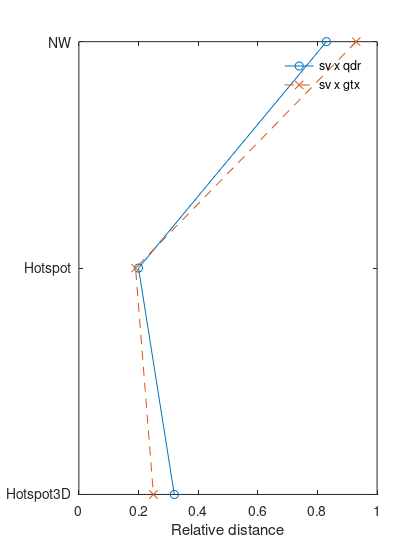

MATLAB code to generate this figure:
x = 0:2;
labels = [
	"NW"
	"Hotspot"
	"Hotspot3D"

];
svqdr_sv = [
	0.83
	0.20
	0.32

];
svqdr_qdr = [
	0.17
	0.80
	0.68

];
svgtx_sv = [
	0.93
	0.19
	0.25

];
svgtx_gtx = [
	0.07
	0.81
	0.75

];

plot(x, svqdr_sv, "-o", x, svgtx_sv, "--x")
axis([0 2 0 1])
view([90 90])
legend("sv x qdr", "sv x gtx")
legend boxoff
set(gca, "xtick", x, "xticklabel", labels, "ylabel", "Relative distance")
set(gcf, "paperunits", "points", "paperposition", [0 0 300 400])
set(gcf, "paperunits", "points", "position", [0 0 300 400])
saveas(gcf, "third_sv.svg", "svg")